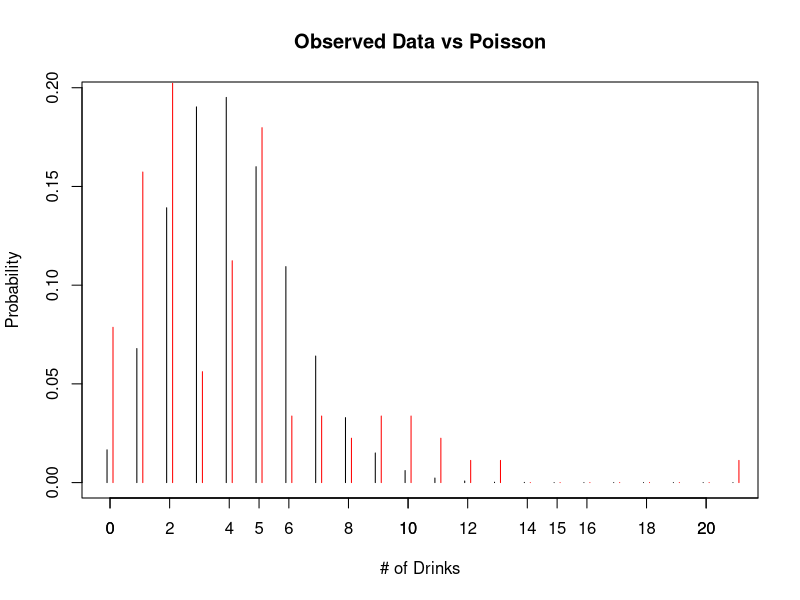
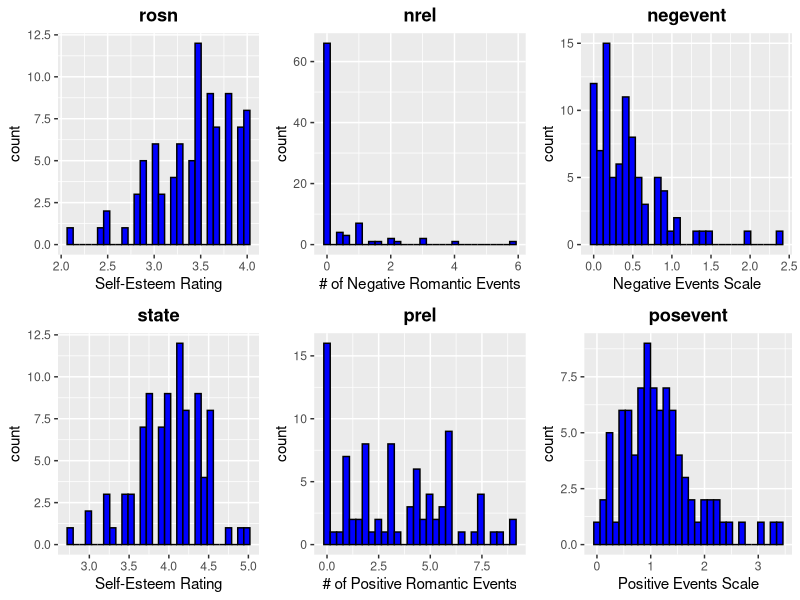
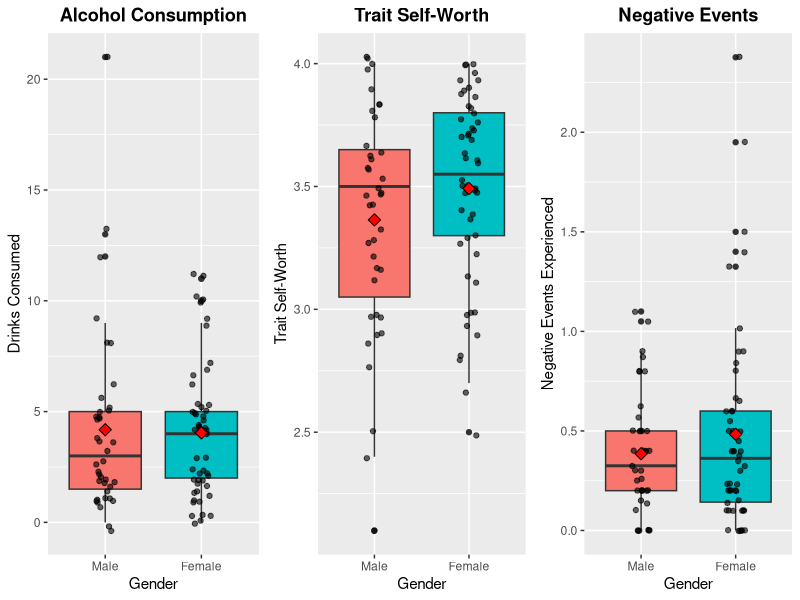
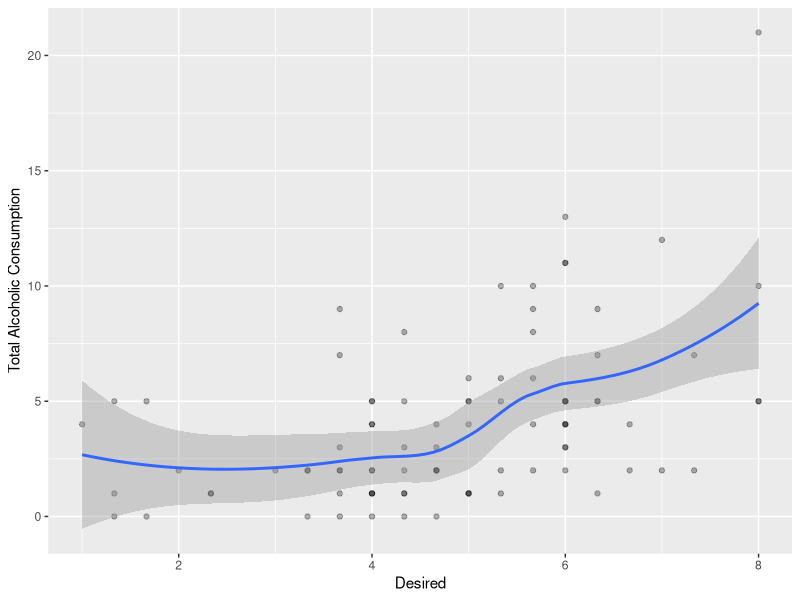
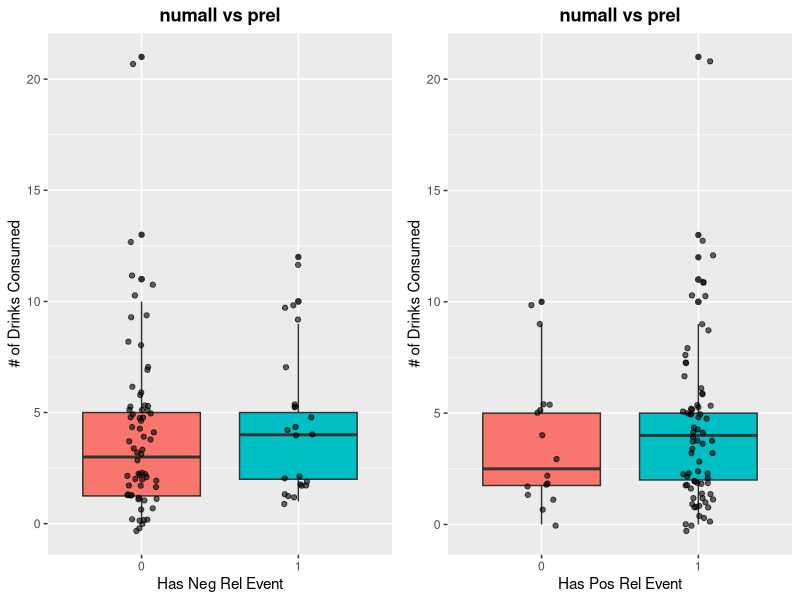
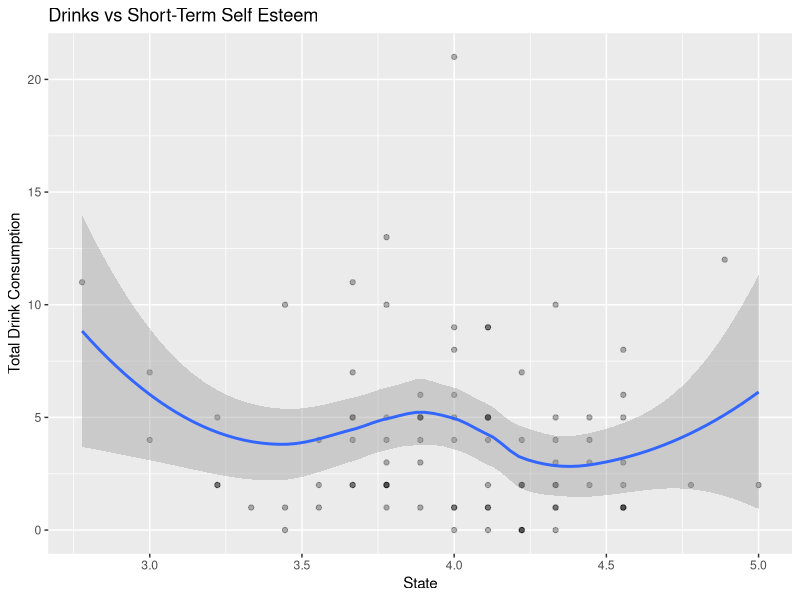
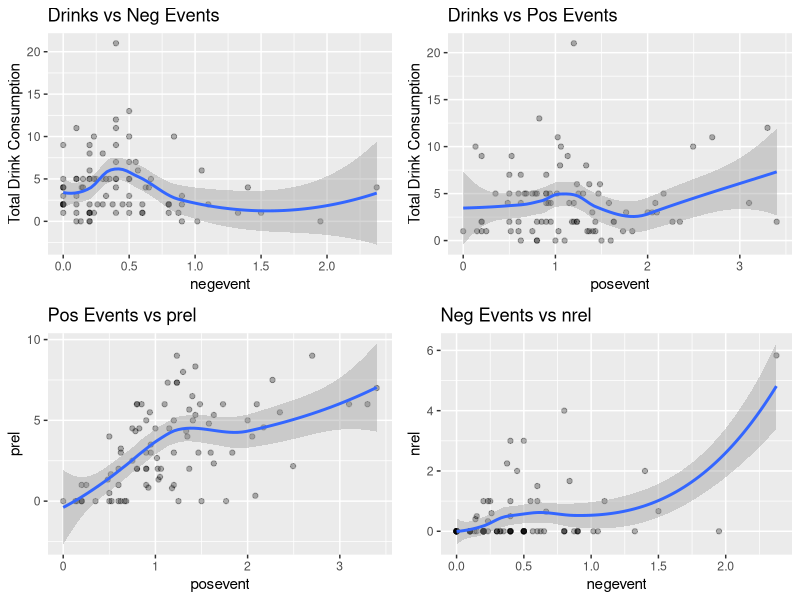

Here is the R script that generated these plots, in order: (Note: this script raises an error after producing the figures.)
## ---- chunk 1
knitr::opts_chunk$set(echo = TRUE)
## ---- chunk 2

# Packages used in analyses
pkg <- c('car', 'plyr', 'ggplot2', 'Hmisc', 'stargazer',
         'ggpubr', 'gridExtra', 'wesanderson', 'MASS')

# Vectorized package load
(lapply(pkg, require, character.only = T))
## ---- chunk 3
# Data load
data_c <- read.csv("DeHartSimplified.csv", sep=",")
data_c$id <- as.factor(data_c$id)
data_c$studyday <- as.factor(data_c$studyday)
data_c$dayweek <- as.factor(data_c$dayweek)
data_c$gender <- as.factor(data_c$gender)
## ---- chunk 4
# Reducing data to first Saturday following the texbook methodology
df_sat <- data_c[data_c$dayweek == 6,]
# Remove the dayweek variable
df_sat <- subset(df_sat, select=-c(dayweek))
## ---- chunk 5
summary(df_sat[,c("gender", "age")])
## ---- chunk 6
# Plot of dependent variable vs poisson distribution
rel.freq <- table(factor(df_sat$numall, levels=0:21))/length(df_sat$numall)
y <- 0:21
prob <- round(dpois(y, mean(df_sat$numall)), 4)
plot(y-0.1, prob, type="h", ylab="Probability", xlab="# of Drinks", main="Observed Data vs Poisson")
axis(side=1, at=seq(0,22,2))
lines(y+0.1, y=rel.freq, type="h", col='red')
legend(17,0.25, c("Poisson", "Observed"), col=c('black','red'), lty=c('solid','solid'), bty='n')
## ---- chunk 7
# Histogram of Rosn
hist_rosn <- ggplot(data = df_sat, aes(x = rosn)) + 
  geom_histogram() + stat_bin(colour = "black", fill ="blue") +
  ggtitle("rosn") +
  xlab('Self-Esteem Rating') + theme(plot.title=element_text(lineheight=1, face="bold", hjust = 0.5))
# Histogram of Nrel
hist_nrel <- ggplot(data = df_sat, aes(x = nrel)) + 
  geom_histogram() + stat_bin(colour = "black", fill ="blue") +
  ggtitle("nrel") +
  xlab('# of Negative Romantic Events') + theme(plot.title=element_text(lineheight=1, face="bold", hjust = 0.5))
# Histogram  of Negevent
hist_neg <- ggplot(data = df_sat, aes(x = negevent)) + 
  geom_histogram() + stat_bin(colour = "black", fill ="blue") +
  ggtitle("negevent") +
  xlab('Negative Events Scale') + theme(plot.title=element_text(lineheight=1, face="bold", hjust = 0.5))
# Histogram of State
hist_state <- ggplot(data = df_sat, aes(x = state)) + 
  geom_histogram() + stat_bin(colour = "black", fill ="blue") +
  ggtitle("state") +
  xlab('Self-Esteem Rating') + theme(plot.title=element_text(lineheight=1, face="bold", hjust = 0.5))
# Histogram  of Prel
hist_prel <- ggplot(data = df_sat, aes(x = prel)) + 
  geom_histogram() + stat_bin(colour = "black", fill ="blue") +
  ggtitle("prel") +
  xlab('# of Positive Romantic Events') + theme(plot.title=element_text(lineheight=1, face="bold", hjust = 0.5))
# Histogram  of Posevent
hist_pos <- ggplot(data = df_sat, aes(x = posevent)) + 
  geom_histogram() + stat_bin(colour = "black", fill ="blue") +
  ggtitle("posevent") +
  xlab('Positive Events Scale') + theme(plot.title=element_text(lineheight=1, face="bold", hjust = 0.5))
ggarrange(hist_rosn, hist_nrel, hist_neg, hist_state, hist_prel, hist_pos, ncol = 3, nrow = 2, common.legend = TRUE, legend = "bottom")
## ---- chunk 8
# Binarizing Negative Romantic Relationships and Positive Romantic Relationships
df_sat['HasNrel'] <- ifelse(df_sat$nrel > 0, 1, 0)
df_sat['HasPrel'] <- ifelse(df_sat$prel > 0, 1, 0)
## ---- chunk 9
#Split out three variables of interest by gender
bp_numall <- ggplot(data = df_sat, aes(factor(gender), numall)) + geom_boxplot(aes(fill=factor(gender))) +
         geom_jitter(width = 0.1, alpha = 0.6) + xlab("Gender") + ggtitle("Alcohol Consumption") +
         ylab("Drinks Consumed") +
         theme(plot.title=element_text(lineheight=1, face="bold", hjust = 0.5)) +
         stat_summary(fun.y = mean, geom = "point", shape= 23, size = 3, fill = "red") +
         scale_x_discrete(labels = c("1" = "Male", "2" = "Female"))
bp_rosn <- ggplot(data = df_sat, aes(factor(gender), rosn)) + geom_boxplot(aes(fill=factor(gender))) +
         geom_jitter(width = 0.1, alpha = 0.6) + xlab("Gender") + ggtitle("Trait Self-Worth") +
         ylab("Trait Self-Worth") +  
         theme(plot.title=element_text(lineheight=1, face="bold", hjust = 0.5)) +
         stat_summary(fun.y = mean, geom = "point", shape= 23, size = 3, fill = "red") +
         scale_x_discrete(labels = c("1" = "Male", "2" = "Female"))
bp_negev <- ggplot(data = df_sat, aes(factor(gender), negevent)) + geom_boxplot(aes(fill=factor(gender))) +
         geom_jitter(width = 0.1, alpha = 0.6) + xlab("Gender") + ggtitle("Negative Events") +
         ylab("Negative Events Experienced") +
         theme(plot.title=element_text(lineheight=1, face="bold", hjust = 0.5)) + 
         stat_summary(fun.y = mean, geom = "point", shape= 23, size = 3, fill = "red") +
         scale_x_discrete(labels = c("1" = "Male", "2" = "Female"))
ggarrange(bp_numall, bp_rosn, bp_negev, ncol=3, legend = 'none')
## ---- chunk 10
ggplot(data = df_sat, aes(x = desired, y = numall)) + geom_point(alpha = 0.3) +
  geom_smooth() + xlab("Desired") + ylab("Total Alcoholic Consumption")
## ---- chunk 11
#Split out three variables of interest by gender
bp_nrel <- ggplot(data = df_sat, aes(factor(HasNrel), numall)) + geom_boxplot(aes(fill=factor(HasNrel))) + geom_jitter(width = 0.1, alpha = 0.6) + xlab("Has Neg Rel Event") + ggtitle("numall vs prel") + ylab("# of Drinks Consumed") +  theme(plot.title=element_text(lineheight=1, face="bold", hjust = 0.5))

bp_prel <- ggplot(data = df_sat, aes(factor(HasPrel), numall)) + geom_boxplot(aes(fill=factor(HasPrel))) + geom_jitter(width = 0.1, alpha = 0.6) + xlab("Has Pos Rel Event") + ggtitle("numall vs prel") + ylab("# of Drinks Consumed") + theme(plot.title=element_text(lineheight=1, face="bold", hjust = 0.5))

ggarrange(bp_nrel, bp_prel, ncol=2, legend = 'none')
## ---- chunk 12
# Does Short term elf-Esteem  relate to Total drink consumptio
# Looks  interesting, but non-linear, lowest self-esteem associated with high alcoholic beverage consumption
ggplot(data = df_sat, aes(x = state, y = numall)) + geom_point(alpha = 0.3) +
  geom_smooth() + xlab("State") + ylab("Total Drink Consumption") + ggtitle("Drinks vs Short-Term Self Esteem")

# What is the relationship between negevents and numall
nrel_numall <- ggplot(data = df_sat, aes(x = negevent, y = numall)) + geom_point(alpha = 0.3) +
  geom_smooth() + xlab("negevent") + ylab("Total Drink Consumption") + ggtitle("Drinks vs Neg Events")

# posevent and total drink conumption
prel_numall <- ggplot(data = df_sat, aes(x = posevent, y = numall)) + geom_point(alpha = 0.3) +
  geom_smooth() + xlab("posevent") + ylab("Total Drink Consumption") + ggtitle("Drinks vs Pos Events")

# What is the relationship between positive events and prel
pos_prel <- ggplot(data = df_sat, aes(x = posevent, y = prel)) + geom_point(alpha = 0.3) +
  geom_smooth() + xlab("posevent") + ylab("prel") + ggtitle("Pos Events vs prel")

# What is the relationship between negevents and nrel
neg_nrel <- ggplot(data = df_sat, aes(x = negevent, y = nrel)) + geom_point(alpha = 0.3) + 
  geom_smooth() + xlab("negevent") + ylab("nrel") + ggtitle("Neg Events vs nrel")

ggarrange(nrel_numall, prel_numall, pos_prel, neg_nrel, nrow=2, ncol=2, legend = 'none')
## ---- chunk 13
All_poisson <- glm(numall ~ nrel + rosn + nrel*rosn + desired + age + gender, family=poisson(link="log"), data=df_sat)

All_lm <- lm(numall ~ nrel + rosn + nrel*rosn + desired + age + gender, data=df_sat)

stargazer(All_poisson, All_lm, type="text")
AIC(All_poisson)
AIC(All_lm)
## ---- chunk 14
step_columns <- df_sat[,3:14] 

emptyMod <- glm(numall ~ 1, family=poisson(link="log"), data=step_columns)
fullMod <- glm(numall ~ ., family=poisson(link="log"), data=step_columns)

forw.sel <- step(object = emptyMod, scope = list(upper = fullMod), direction = "forward", k = log (nrow (step_columns)), trace = TRUE)

back.sel <- step(object = fullMod, scope = list(lower = emptyMod), direction = "backward", k = log(nrow(step_columns)), trace = TRUE)

## ---- chunk 15
# Fit Poisson model
Poisson_V2 <- glm(numall ~ HasNrel + rosn + HasNrel:rosn + HasPrel + posevent + negevent + state, family=poisson(link="log"), data=df_sat)
summary(Poisson_V2)
# Coefficients
100*(exp(Poisson_V2$coefficients)-1)
#Likelihood ratio test
Anova(Poisson_V2)
## ---- chunk 16
# Residual Plots
plot(Poisson_V2)
## ---- chunk 17
# Fit model removing outliers
Poisson_V2_prune <- glm(numall ~ HasNrel + rosn + HasNrel:rosn + HasPrel + posevent + negevent + state, 
                        family=poisson(link="log"), data=df_sat[!(rownames(df_sat) %in% c(425)),])
summary(Poisson_V2_prune)

# Coefficient Analysis
100*(exp(Poisson_V2_prune$coefficients)-1)
# Likelihood Ratio
Anova(Poisson_V2_prune)
## ---- chunk 18
# Plot residuals
plot(Poisson_V2_prune)
## ---- chunk 19
# Compare to model with outliers
stargazer(Poisson_V2_prune, Poisson_V2, type="text")
## ---- chunk 20
biv_1 <- ggplot(data = df_sat, aes(factor(gender), posevent)) + geom_boxplot(aes(fill=factor(gender))) +
         geom_jitter(width=0.1) + xlab("Gender")       + ggtitle("Positive Events")      +
         theme(plot.title=element_text(lineheight=1, face="bold"))

biv_2 <- ggplot(data = df_sat, aes(factor(gender), state)) + geom_boxplot(aes(fill=factor(gender))) +
         geom_jitter(width=0.1) + xlab("Gender")       + ggtitle("Self-Esteem State")      +
         theme(plot.title=element_text(lineheight=1, face="bold"))

biv_3 <- ggplot(data = df_sat, aes(factor(gender), desired)) + geom_boxplot(aes(fill=factor(gender))) +
         geom_jitter(width=0.1) + xlab("desired")       + ggtitle("Drinking Desire")      +
         theme(plot.title=element_text(lineheight=1, face="bold"))


ggarrange(biv_1, biv_2, biv_3, ncol=3, common.legend = TRUE, legend = "bottom")
## ---- chunk 21
drk_x_hasnrel <- ggplot(data = df_sat, aes(x = as.factor(HasNrel), y = numall)) + geom_boxplot()
drk_x_hasnrel
## ---- chunk 22

# Does Negative events relate drinks
ggplot(data = df_sat, aes(x = negevent, y = numall)) + geom_point(alpha = 0.3) +
  geom_smooth() + xlab("Positive Events") + ylab("Desire to Drink")

# Does self-esteem vary by age
ggplot(data = df_sat, aes(x = age, y = rosn)) + geom_point(alpha = 0.3) +
  geom_smooth() + xlab("Age") + ylab("Self-Esteem")

# Numall by desire to drink, colorized by nrel binarized
ggplot(data = df_sat, aes(x = desired, y = numall, colour = as.factor(HasNrel))) + 
  geom_point() + geom_smooth() + xlab("Total Drink Consumption") +
  ylab("Desire to Drink")

ggplot(data = df_sat, aes(x = desired, y = numall, colour = state)) + 
  geom_point() + geom_smooth() + xlab("Total Drink Consumption") +
  ylab("Desire to Drink")

# Numall by desire to drink, colorized by self esteem
ggplot(data = df_sat, aes(x = desired, y = numall, color = rosn)) + 
  geom_point() + geom_smooth() + xlab("Desire to Drink") +
  ylab("Total Drink Consumption")

# Desire and Consumption with Gender
ggplot(data = df_sat, aes(x = desired, y = numall, colour = age)) + 
  geom_point() + geom_smooth() + xlab("Total Drink Consumption") +
  ylab("Desire to Drink")

# Age and Total Drink Consumption looks pretty flat
ggplot(data = df_sat, aes(x = age, y = numall, colour = as.factor(gender))) + geom_point(alpha = 0.3) + geom_smooth() + xlab("Age") + ylab("Total Drink Consumption")


# Trait Self-Esteem and Total Drink Consumption looks pretty flat
# There are several outliers towards the far left, but only one seems problematic
ggplot(data = df_sat, aes(x = rosn, y = numall)) + geom_point(alpha = 0.3) +
  geom_smooth() + xlab("Trait Self-Esteem") + ylab("Total Drink Consumption")


# Age and Total Drink Consumption looks pretty flat
ggplot(data = df_sat, aes(x = age, y = numall)) + geom_point(alpha = 0.3) +
  geom_smooth() + xlab("Age") + ylab("Total Drink Consumption")


# prel and Total Drink Consumption looks pretty flat
ggplot(data = df_sat, aes(x = prel, y = numall)) + geom_point(alpha = 0.3) +
  geom_smooth() + xlab("prel") + ylab("Total Drink Consumption") + geom_jitter(width = 0.1)


# negevent/posevent
ggplot(data = df_sat, aes(x = negevent/posevent, y = numall)) + geom_point(alpha = 0.3) +
  geom_smooth() + xlab("Negative Romantic Events") + ylab("Desire to Drink")

# Whats the relationshiops between positive events and negative events
ggplot(data = df_sat, aes(x = posevent, y = negevent)) + geom_point(alpha = 0.3) +
  geom_smooth() + xlab("posevent") + ylab("neg event") + geom_jitter(width = 0.1)


# Does  self esteem relate to desire to drink
ggplot(data = df_sat, aes(x = rosn, y = desired)) + geom_point(alpha = 0.3) +
  geom_smooth() + xlab("Self-Esteem") + ylab("Desire to Drink")


ggplot(data = df_sat, aes(x = state, y = desired)) + geom_point(alpha = 0.3) +
  geom_smooth() + xlab("Self-Esteem") + ylab("Desire to Drink")


# Does Negative Romantic events relate to the desire to drink
ggplot(data = df_sat, aes(x = negevent, y = desired)) + geom_point(alpha = 0.3) +
  geom_smooth() + xlab("Negative Romantic Events") + ylab("Desire to Drink")

# Does Negative Romantic events relate to the desire to drink
ggplot(data = df_sat, aes(x = prel, y = desired)) + geom_point(alpha = 0.3) +
  geom_smooth() + xlab("Positive Romantic Events") + ylab("Desire to Drink")

# Does Negative Romantic events relate to the desire to drink
ggplot(data = df_sat, aes(x = negevent/posevent, y = desired)) + geom_point(alpha = 0.3) +
  geom_smooth() + xlab("Ratio Neg/Pos Events") + ylab("Desire to Drink")


# Looking At the Desire to Drink by Negative Events by Gender
ggplot(data = df_sat, aes(x = rosn, y = desired, fill = as.factor(gender))) + geom_point(alpha = 0.3) +
  geom_smooth() + xlab("Trait Self-Esteem") + ylab("Desire to Drink")


# Looking At the Desire to Drink by Negative Events by Gender
ggplot(data = df_sat, aes(x = rosn, y = numall, fill = as.factor(gender))) + geom_point(alpha = 0.3) +
  geom_smooth() + xlab("Trait Self-Esteem") + ylab("Total Drink Consumption")

## ---- chunk 23
#we can see that the average desire to drink is also a normal distribution. This suggests that when we are looking at a desire to drink, we might want to consider what that person's "baseline" drinking is

#we can do this by taking a desire to drink as a distance from average desire to drink

# df_sat = merge(df_sat, avgDrink, by="id")
# df_sat = rename(df_sat, c('desired.y' = 'Id_MeanDrink', 'desired.x' = 'desired'))

# df_sat['desired_adj'] = df_sat$desired - df_sat$Id_MeanDrink
# hist(df_sat$desired_adj)

#this gives a normal distribution of desired
## ---- chunk 24
data.frame(aggregate(desired ~ HasNrel, df_sat, mean))
#little difference between 0 and nonzero here.
#test for significance of difference using wilcoxon rank sum test
#unaltered desired to drink - nonsignificant, closer to significance
wilcox.test(df_sat[df_sat$nrel > 0, "numall"], df_sat[df_sat$nrel == 0, "numall"])
#adjusted desire to drink - nonsignificant
wilcox.test(df_sat[df_sat$nrel > 0, "numall"], df_sat[df_sat$nrel == 0, "numall"])
## ---- chunk 25
# Test independence assumption
mod <- lm(desired ~ as.factor(id), data=data_c)
mean(summary(mod)$coefficients[,4]<0.05)
## ---- chunk 26
#bucket data
df_sat['nrelBucket'] <- transform(df_sat, group=cut(as.numeric(sub('[%]', '', nrel+.001)), 
    breaks=c(0,1, 2, 3, 4,5,6,7,8.1),
    labels=c('0-1', '1-2', '2-3', '3-4', '4-5', '5-6','6-7','7-8')))$group

df_sat['rosnBucket'] <- transform(df_sat, group=cut(as.numeric(sub('[%]', '', rosn)), 
    breaks=c(2,2.5, 3, 3.5, 4),
    labels=c('2-2.5', '2.5-3', '3-3.5', '3.5-4')))$group

df_sat['desiredBucket'] <- transform(df_sat, group=cut(as.numeric(sub('[%]', '', desired+.001)), 
    breaks=c(0,1, 2, 3, 4,5,6,7,8.1),
    labels=c('0-1', '1-2', '2-3', '3-4', '4-5', '5-6','6-7','7-8')))$group
## ---- chunk 27
# volume and mean desire to drink in each bucket
# dplyr::count(df_sat, nrelBucket, rosnBucket, desiredBucket)

# xtabs(desired ~ nrelBucket, aggregate(desired ~ nrelBucket, df_sat, mean))
# xtabs(desired ~ rosnBucket, aggregate(desired ~ rosnBucket, df_sat, mean))

# xtabs(desired ~ nrelBucket + rosnBucket, aggregate(desired ~ nrelBucket + rosnBucket, df_sat, mean))
# table(df_sat$nrelBucket, df_sat$rosnBucket)

## ---- chunk 28

